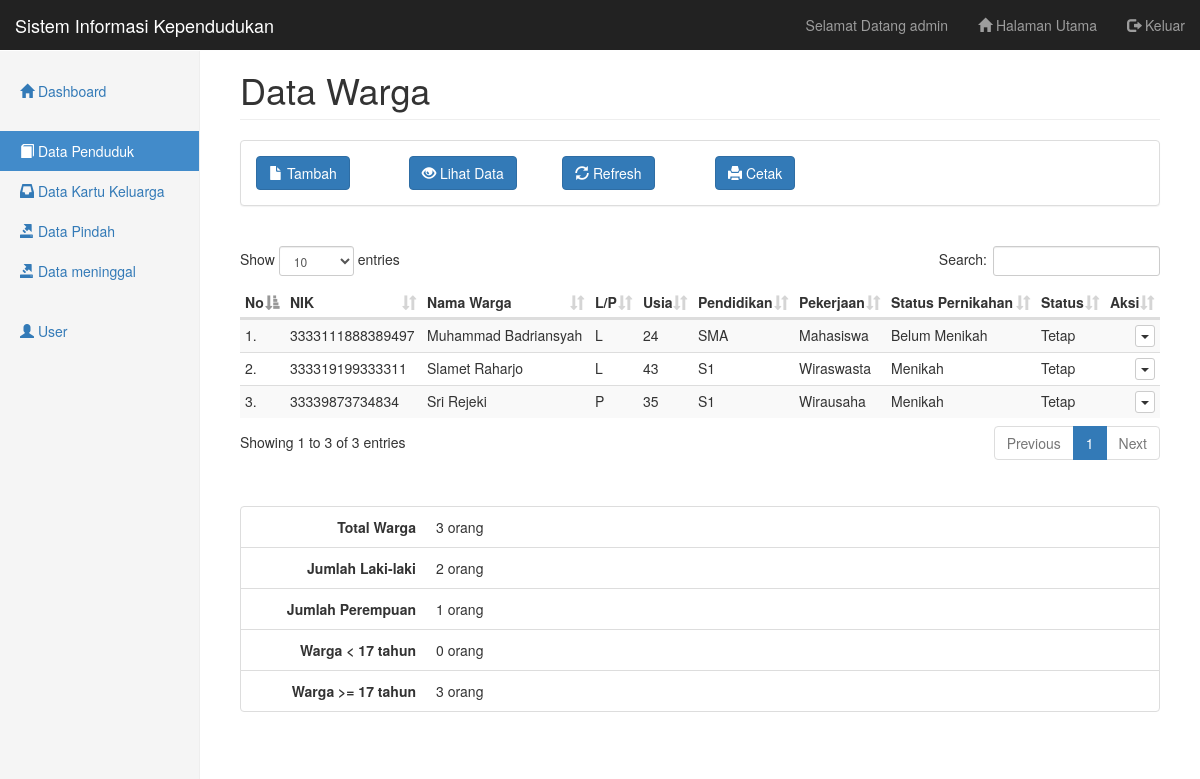
The page /pages/warga/index.php (signed in) on the database its author committed.
### tables this page shows
CREATE TABLE `warga` (
  `id_warga` int(11) NOT NULL,
  `nik_warga` varchar(16) NOT NULL,
  `nama_warga` varchar(45) NOT NULL,
  `tempat_lahir_warga` varchar(30) NOT NULL,
  `tanggal_lahir_warga` date NOT NULL,
  `jenis_kelamin_warga` enum('L','P') NOT NULL,
  `alamat_ktp_warga` text NOT NULL,
  `alamat_warga` text NOT NULL,
  `desa_kelurahan_warga` varchar(30) NOT NULL,
  `kecamatan_warga` varchar(30) NOT NULL,
  `kabupaten_kota_warga` varchar(30) NOT NULL,
  `provinsi_warga` varchar(30) NOT NULL,
  `negara_warga` varchar(30) NOT NULL,
  `rt_warga` varchar(3) NOT NULL,
  `rw_warga` varchar(3) NOT NULL,
  `agama_warga` enum('Islam','Kristen','Katholik','Hindu','Budha','Konghucu') NOT NULL,
  `pendidikan_terakhir_warga` varchar(20) NOT NULL,
  `pekerjaan_warga` varchar(20) NOT NULL,
  `status_perkawinan_warga` enum('Menikah','Belum Menikah') NOT NULL,
  `status_warga` enum('Tetap','Kontrak') NOT NULL,
  `id_user` int(11) NOT NULL,
  `created_at` timestamp NOT NULL DEFAULT current_timestamp() ON UPDATE current_timestamp(),
  `updated_at` timestamp NOT NULL DEFAULT '0000-00-00 00:00:00',
  `sebagai` enum('Ibu','Anak') NOT NULL
);

### pages/warga/data-index.php (called while the page is built)
<?php
include('../../config/koneksi.php');
$query = "SELECT *, TIMESTAMPDIFF(YEAR, `tanggal_lahir_warga`, CURDATE()) AS usia_warga FROM warga";
$hasil = mysqli_query($db, $query);
$data_warga = array();
while ($row = mysqli_fetch_assoc($hasil)) {
  $data_warga[] = $row;
}

### pages/dasbor/data-index.php (called while the page is built, shortened)
<?php
include('../../config/koneksi.php');
$query_warga = "SELECT COUNT(*) AS total FROM warga";
$hasil_warga = mysqli_query($db, $query_warga);
$jumlah_warga = mysqli_fetch_assoc($hasil_warga);
$query_warga_l = "SELECT COUNT(*) AS total FROM warga WHERE jenis_kelamin_warga = 'L'";
$hasil_warga_l = mysqli_query($db, $query_warga_l);
$jumlah_warga_l = mysqli_fetch_assoc($hasil_warga_l);
$query_warga_p = "SELECT COUNT(*) AS total FROM warga WHERE jenis_kelamin_warga = 'P'";
$hasil_warga_p = mysqli_query($db, $query_warga_p);
$jumlah_warga_p = mysqli_fetch_assoc($hasil_warga_p);
$query_warga_ld_17 = "SELECT COUNT(*) AS total FROM warga WHERE TIMESTAMPDIFF(YEAR, tanggal_lahir_warga, CURDATE()) >= 17 AND tanggal_lahir_warga != '0000-00-00'";
$hasil_warga_ld_17 = mysqli_query($db, $query_warga_ld_17);
$jumlah_warga_ld_17 = mysqli_fetch_assoc($hasil_warga_ld_17);
$query_warga_kd_17 = "SELECT COUNT(*) AS total FROM warga WHERE TIMESTAMPDIFF(YEAR, tanggal_lahir_warga, CURDATE()) < 17 AND tanggal_lahir_warga != '0000-00-00'";
$hasil_warga_kd_17 = mysqli_query($db, $query_warga_kd_17);
$jumlah_warga_kd_17 = mysqli_fetch_assoc($hasil_warga_kd_17);
$query_meninggal_ld_17 = "SELECT COUNT(*) AS total FROM meninggal WHERE TIMESTAMPDIFF(YEAR, tanggal_lahir_meninggal, CURDATE()) >= 17 AND tanggal_lahir_meninggal != '0000-00-00'";
$hasil_meninggal_ld_17 = mysqli_query($db, $query_meninggal_ld_17);
$query_meninggal_kd_17 = "SELECT COUNT(*) AS total FROM meninggal WHERE TIMESTAMPDIFF(YEAR, tanggal_lahir_meninggal, CURDATE()) < 17 AND tanggal_lahir_meninggal != '0000-00-00'";
$hasil_meninggal_kd_17 = mysqli_query($db, $query_meninggal_kd_17);

### pages/warga/index.php (the view, shortened to what this page needs)
<?php include('../_partials/top.php') ?>
<h1 class="page-header">Data Warga</h1>
<?php include('_partials/menu.php') ?>
<?php include('data-index.php') ?>
<?php include('../dasbor/data-index.php') ?>
<table class="table table-striped table-condensed table-hover" id="datatable">
  <thead>
    <tr>
      <th>No</th>
      <th>NIK</th>
      <th>Nama Warga</th>
      <th>L/P</th>
      <th>Usia</th>
      <th>Pendidikan</th>
      <th>Pekerjaan</th>
      <th>Status Pernikahan</th>
      <th>Status</th>
      <th>Aksi</th>
    </tr>
  </thead>
  <tbody>
    <?php $nomor = 1; ?>
    <?php foreach ($data_warga as $warga) : ?>
    <tr>
      <td><?php echo $nomor++ ?>.</td>
      <td><?php echo $warga['nik_warga'] ?></td>
      <td><?php echo $warga['nama_warga'] ?></td>
      <td><?php echo $warga['jenis_kelamin_warga'] ?></td>
      <td><?php echo $warga['usia_warga'] ?></td>
      <td><?php echo $warga['pendidikan_terakhir_warga'] ?></td>
      <td><?php echo $warga['pekerjaan_warga'] ?></td>
      <td><?php echo $warga['status_perkawinan_warga'] ?></td>
      <td><?php echo $warga['status_warga'] ?></td>
      <td>
        <div class="btn-group pull-right">
          <button type="button" class="btn btn-default btn-xs dropdown-toggle" data-toggle="dropdown" aria-expanded="true">
          <span class="caret"></span>
          </button>
        </div>
      </td>
    </tr>
    <?php endforeach ?>
  </tbody>
</table>
<br><br>
<div>
<dl class="dl-horizontal">
<ul class="list-group">
  <li class="list-group-item"> <dt>Total Warga</dt>
    <dd><?php echo $jumlah_warga['total'] ?> orang</dd>
</li>
  <li class="list-group-item">
    <dt>Jumlah Laki-laki</dt>
    <dd><?php echo $jumlah_warga_l['total'] ?> orang</dd>
</li>
  <li class="list-group-item"> <dt>Jumlah Perempuan</dt>
    <dd><?php echo $jumlah_warga_p['total'] ?> orang</dd>
</li>
  <li class="list-group-item"> <dt>Warga < 17 tahun</dt>
    <dd><?php echo $jumlah_warga_kd_17['total'] ?> orang</dd></li>
  <li class="list-group-item"> <dt>Warga >= 17 tahun</dt>
    <dd><?php echo $jumlah_warga_ld_17['total'] ?> orang</dd></li>
</ul>
</dl>
</div>
<?php include('../_partials/bottom.php') ?>

### pages/_partials/top.php (shortened to what this page needs)
<!DOCTYPE html>
<html lang="en">
  <head>
    <link href="../../assets/css/bootstrap.min.css" rel="stylesheet">
    <link href="../../assets/css/dataTables.bootstrap.min.css" rel="stylesheet">
    <link href="../../assets/css/dashboard.css" rel="stylesheet">
    <link href="../../assets/css/daterangepicker.css" rel="stylesheet">
    <link href="../../assets/lib/lightbox/css/lightbox.min.css" rel="stylesheet">
    <link rel="stylesheet" href="../../assets/css/bootstrap-select.min.css">
  </head>
  <body>
    <?php include('../_partials/navbar.php') ?>
    <div class="container-fluid">
      <div class="row">
        <div class="col-sm-3 col-md-2 sidebar">
          <?php include('../_partials/sidebar.php') ?>
        </div>
        <div class="col-sm-9 col-sm-offset-3 col-md-10 col-md-offset-2 main">

### pages/_partials/navbar.php (shortened to what this page needs)
<nav class="navbar navbar-inverse navbar-fixed-top">
  <div class="container-fluid">
    <div class="navbar-header">
      <a class="navbar-brand" href="../dasbor">Sistem Informasi Kependudukan</a>
    </div>
    <div id="navbar" class="navbar-collapse collapse">
      <ul class="nav navbar-nav navbar-right">
        <p class="navbar-text">Selamat Datang  <?php echo $_SESSION['user']['nama_user'] ?></p>
        <li><a href="../dasbor"><i class="glyphicon glyphicon-home"></i> Halaman Utama</a></li>
        <li><a href="../login/logout.php"><i class="glyphicon glyphicon-log-out"></i> Keluar</a></li>
      </ul>
    </div>
  </div>
</nav>

### pages/_partials/sidebar.php
<?php
function is_active($page) {
  $uri = "$_SERVER[REQUEST_URI]";
  if (strpos($uri, $page)) {
    echo 'active';
  }
}
?>
<ul class="nav nav-sidebar">
  <li class="<?php is_active('dasbor'); ?>">
    <a href="../dasbor"><i class="glyphicon glyphicon-home"></i> Dashboard</a>
  </li>
</ul>
<ul class="nav nav-sidebar">
  <li class="<?php is_active('warga'); ?>">
    <a href="../warga"><i class="glyphicon glyphicon-book"></i> Data Penduduk</a>
  </li>
  <li class="<?php is_active('kartu-keluarga'); ?>">
    <a href="../kartu-keluarga"><i class="glyphicon glyphicon-inbox"></i> Data Kartu Keluarga</a>
  </li>
  <li class="<?php is_active('mutasi'); ?>">
    <a href="../mutasi"><i class="glyphicon glyphicon-export"></i> Data Pindah</a>
  </li>
  <li class="<?php is_active('meninggal'); ?>">
    <a href="../meninggal"><i class="glyphicon glyphicon-export"></i> Data meninggal</a>
  </li>
</ul>
<?php if ($_SESSION['user']['status_user'] != 'RW'): ?>
<ul class="nav nav-sidebar">
  <li class="<?php is_active('user'); ?>">
    <a href="../user"><i class="glyphicon glyphicon-user"></i> User</a>
  </li>
</ul>
<?php endif; ?>

### pages/warga/_partials/menu.php
<div class="panel panel-default">
  <div class="panel-body">
    <div class="row">
      <?php if ($_SESSION['user']['status_user'] != 'RW'): ?>
      <div class="col-md-2">
        <a href="create.php" class="btn btn-primary">
          <i class="glyphicon glyphicon-file"></i> Tambah
        </a>
      </div>
      <?php endif; ?>
      <div class="col-md-2">
        <a href="index.php" class="btn btn-primary">
          <i class="glyphicon glyphicon-eye-open"></i> Lihat Data
        </a>
      </div>
      <div class="col-md-2">
        <a href="#" class="btn btn-primary">
          <i class="glyphicon glyphicon-refresh"></i> Refresh
        </a>
      </div>
      <div class="col-md-2">
        <a href="cetak-index.php" target="_blank" class="btn btn-primary">
          <i class="glyphicon glyphicon-print"></i> Cetak
        </a>
      </div>
    </div>
  </div>
</div>
<br>

### pages/_partials/bottom.php (shortened to what this page needs)
        </div>
      </div>
    </div>
  </body>
</html>

### assets/css/dashboard.css (style rules this page uses)
body { padding-top: 50px; }
.navbar-fixed-top { border: 0; }
.sidebar { display: none; }
@media (min-width: 768px) { .sidebar { position: fixed; top: 51px; bottom: 0; left: 0; z-index: 1000; display: block; padding: 20px; overflow-x: hidden; overflow-y: auto; background-color: #f5f5f5; border-right: 1px solid #eee; } }
.nav-sidebar { margin-right: -21px; margin-bottom: 20px; margin-left: -20px; }
.nav-sidebar > li > a { padding-right: 20px; padding-left: 20px; }
.nav-sidebar > .active > a, .nav-sidebar > .active > a:hover, .nav-sidebar > .active > a:focus { color: #fff; background-color: #428bca; }
.main { padding: 20px; }
@media (min-width: 768px) { .main { padding-right: 40px; padding-left: 40px; } }
.main .page-header { margin-top: 0; }

### rows shown on the page
warga: nik_warga "3333111888389497", nama_warga "Muhammad Badriansyah", jenis_kelamin_warga "L", usia_warga "24", pendidikan_terakhir_warga "SMA", pekerjaan_warga "Mahasiswa", status_perkawinan_warga "Belum Menikah", status_warga "Tetap"
warga: nik_warga "333319199333311", nama_warga "Slamet Raharjo", jenis_kelamin_warga "L", usia_warga "43", pendidikan_terakhir_warga "S1", pekerjaan_warga "Wiraswasta", status_perkawinan_warga "Menikah", status_warga "Tetap"
warga: nik_warga "33339873734834", nama_warga "Sri Rejeki", jenis_kelamin_warga "P", usia_warga "35", pendidikan_terakhir_warga "S1", pekerjaan_warga "Wirausaha", status_perkawinan_warga "Menikah", status_warga "Tetap"

### other values the page prints
$_SESSION['user']['nama_user'] "admin"
$jumlah_warga['total'] "3"
$jumlah_warga_l['total'] "2"
$jumlah_warga_p['total'] "1"
$jumlah_warga_kd_17['total'] "0"
$jumlah_warga_ld_17['total'] "3"
